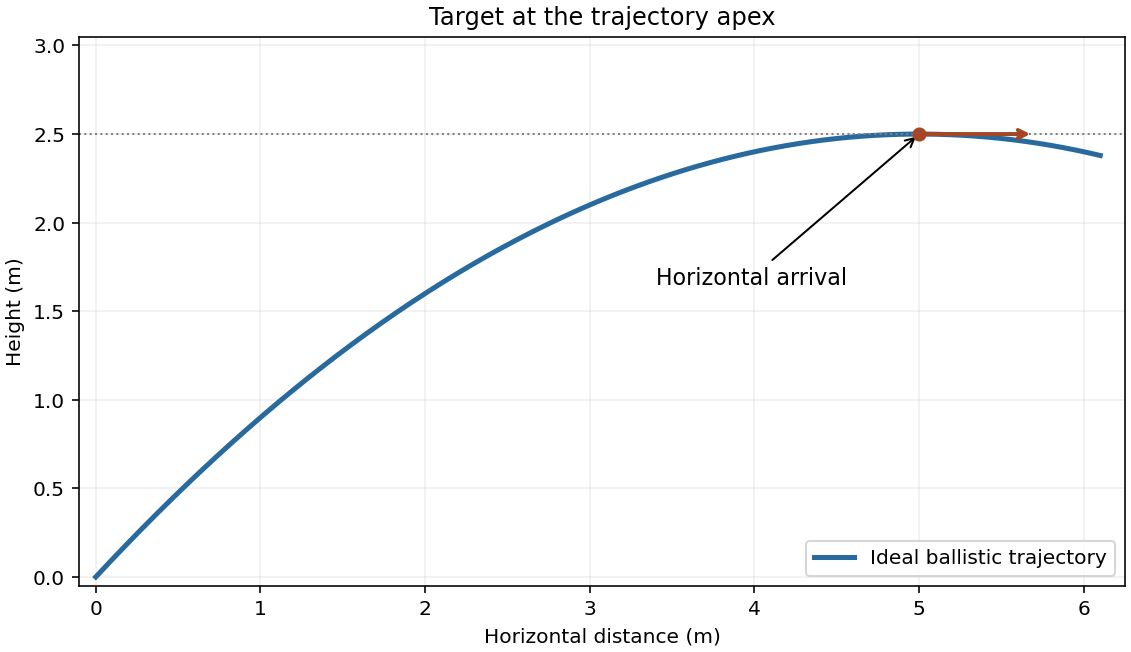

Write Python code to recreate this figure.
"""Original ballistic-jet solution plot; Python 3.14, NumPy, Matplotlib.
Writes the basename PNG to cwd. Ideal projectile model; g=9.81 m/s².
"""
from pathlib import Path
import numpy as np
import matplotlib
matplotlib.use('Agg')
import matplotlib.pyplot as plt
g=9.81;h=2.5;w=5
uy=np.sqrt(2*g*h);ux=w*g/uy;ta=uy/g
t=np.linspace(0,1.22*ta,401);x=ux*t;y=uy*t-g*t*t/2
fig,ax=plt.subplots(figsize=(7.8,4.5),layout='constrained')
ax.plot(x,y,color='#286a9e',linewidth=2.5,label='Ideal ballistic trajectory')
ax.scatter([w],[h],color='#a54727',zorder=4)
ax.annotate('Horizontal arrival',xy=(w,h),xytext=(3.4,1.65),arrowprops={'arrowstyle':'->'},fontsize=11)
ax.annotate('',xy=(w+.7,h),xytext=(w,h),arrowprops={'arrowstyle':'->','color':'#a54727','lw':2})
ax.axhline(h,ls=':',color='gray',linewidth=1)
ax.set(xlabel='Horizontal distance (m)',ylabel='Height (m)',xlim=(-.1,6.25),ylim=(-.05,3.05),title='Target at the trajectory apex')
ax.grid(alpha=.2);ax.legend(loc='lower right')
fig.savefig(Path.cwd()/(Path(__file__).stem+'.png'),dpi=145,facecolor='white')
